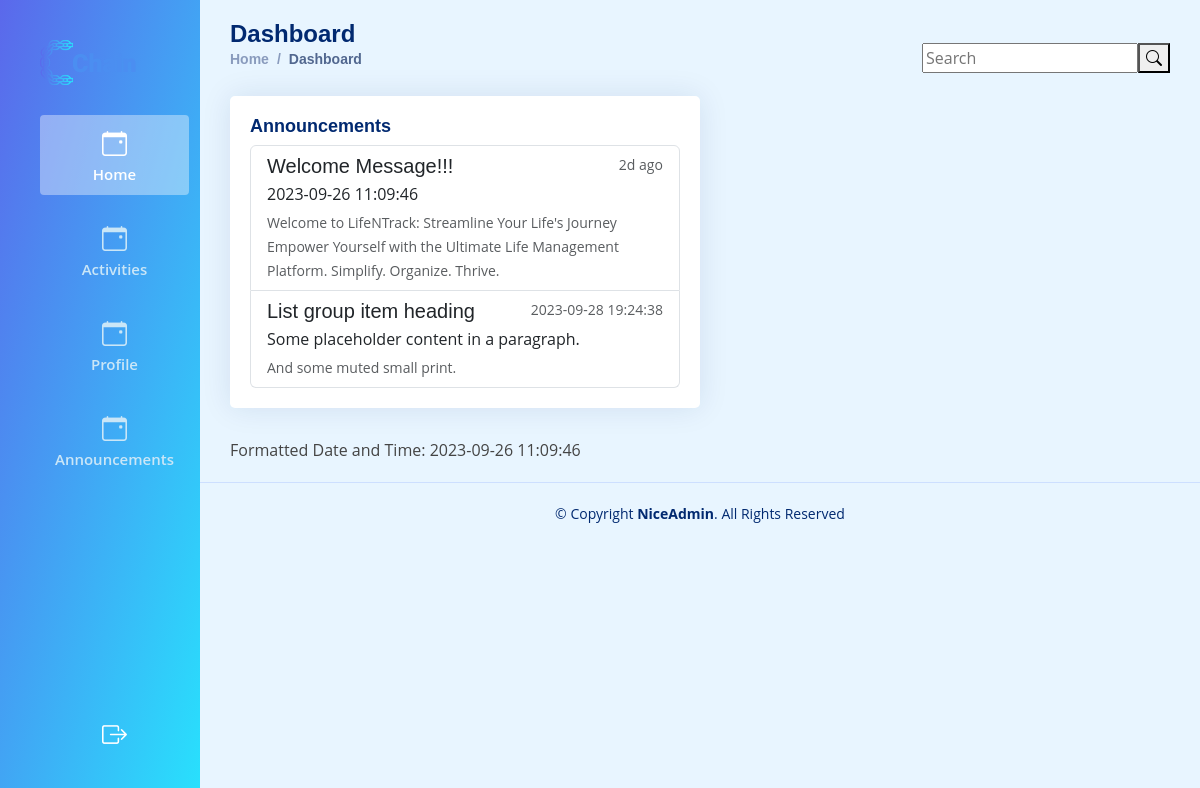
The app's page /client/pages/user/announcements.php with its own data.
### tables this page shows
CREATE TABLE `announcement` (
  `id` int(11) NOT NULL,
  `title` varchar(50) NOT NULL,
  `description` varchar(255) NOT NULL,
  `timeCreated` timestamp NOT NULL DEFAULT current_timestamp(),
  `userId` int(11) NOT NULL
);

### server/controllers/getAnnouncement.php (called while the page is built, shortened)
<?php
$conn = getConnection();
$sql = "SELECT * FROM announcement where id = 1";
$result = mysqli_query($conn, $sql);
$announcement = mysqli_fetch_assoc($result);
include_once("getTimeGap.php");
$storedDate = $announcement['timeCreated'];
$timeGap = getTimeGap($storedDate);
$current = new DateTime();
?>

### server/controllers/getTimeGap.php (called while the page is built, shortened)
<?php
function getTimeGap($storedDate) {
    $storedDateTime = new DateTime($storedDate);
    $currentDateTime = new DateTime();
    $interval = $storedDateTime->diff($currentDateTime);
    $years = $interval->y;
    $months = $interval->m;
    $days = $interval->d;
    $hours = $interval->h;
    $minutes = $interval->i;
    $seconds = $interval->s;
    if ($years > 0) {
        return $years . "y ago";
    } elseif ($months > 0) {
        return $months . "mo ago";
    } elseif ($days > 0) {
        return $days . "d ago";
    } elseif ($hours > 0) {
        return $hours . "h ago";
    } elseif ($minutes > 0) {
        return $minutes . "m ago";
    } elseif ($seconds > 0) {
        return $seconds . "s ago";
    } else {
        return "Just now";
    }
}
?>

### client/pages/user/announcements.php (the view, shortened to what this page needs)
<?php include_once("../../../server/controllers/getAnnouncement.php") ?>
<!DOCTYPE html>
<html lang="en">
<head>
    <?php include_once("../../components/vendorCSSLinks.php") ?>
    <link rel="stylesheet" href="../../assets/css/main.css">
    <link rel="stylesheet" href="../../assets/css/user.css">
</head>
<body>
    <?php include_once("../../components/sidebar.php") ?>
    <main id="main" class="main user-main">
        <div class="page-header d-flex align-items-center">
            <div class="pagetitle">
                <h1>Dashboard</h1>
                <nav>
                    <ol class="breadcrumb">
                        <li class="breadcrumb-item"><a href="index.html">Home</a></li>
                        <li class="breadcrumb-item active">Dashboard</li>
                    </ol>
                </nav>
            </div>
            <div class="search-bar">
                <form class="search-form d-flex align-items-center" method="POST" action="#">
                    <input type="text" name="query" placeholder="Search" title="Enter search keyword">
                    <button type="submit" title="Search"><i class="bi bi-search"></i></button>
                </form>
            </div>
        </div>
        <div class="card col-6">
            <div class="card-body">
                <h5 class="card-title">Announcements</h5>
                <div class="list-group">
                    <a href="#" class="list-group-item list-group-item-action">
                        <div class="d-flex w-100 justify-content-between">
                            <h5 class="mb-1"><?= $announcement['title']?></h5>
                            <small class="text-muted"><?= $timeGap ?></small>
                        </div>
                        <p class="mb-1"><?= $announcement["timeCreated"]?></p>
                        <small class="text-muted"><?= $announcement['description']?></small>
                    </a>
                    <a href="#" class="list-group-item list-group-item-action">
                        <div class="d-flex w-100 justify-content-between">
                            <h5 class="mb-1">List group item heading</h5>
                            <small class="text-muted"><?= $current->format('Y-m-d H:i:s') ?></small>
                        </div>
                        <p class="mb-1">Some placeholder content in a paragraph.</p>
                        <small class="text-muted">And some muted small print.</small>
                    </a>
                </div>
            </div>
        </div>
        <?php
        $date = $announcement['timeCreated'];
        try {
            $dateTimeObject = new DateTime($date);
            echo "Formatted Date and Time: " . $dateTimeObject->format('Y-m-d H:i:s');
        } catch (Exception $e) {
            echo "Error: " . $e->getMessage();
        }
        ?>
    </main>
    <?php include_once("../../components/footer.php") ?>
</body>
</html>

### client/assets/css/main.css (style rules this page uses)
body { position: relative; }
.user-main { margin-top: 0 !important; padding: 50px; background-size: cover; }
#main { position: relative; height: fit-content; overflow: hidden; }
.page-header { z-index: 99; justify-content: space-between; }

### client/assets/css/user.css (style rules this page uses)
:root { scroll-behavior: smooth; }
body { font-family: "Open Sans", sans-serif; background: #e8f5ff !important; color: #444444; }
a { color: #4154f1; text-decoration: none; }
h1, h2, h3, h4, h5, h6 { font-family: "Nunito", sans-serif; }
#main { margin-top: 60px; padding: 20px 30px; transition: all 0.3s; margin-left: 200px; }
.pagetitle { margin-bottom: 10px; }
.pagetitle h1 { font-size: 24px; margin-bottom: 0; font-weight: 600; color: #012970; }
.card { margin-bottom: 30px; border: none !important; border-radius: 5px; box-shadow: 0px 0 30px rgba(1, 41, 112, 0.1); }
.card-title { font-size: 18px; font-weight: bold; color: #012970 !important; font-family: "Poppins", sans-serif; margin-bottom: .5rem !important; }
.card-body { padding: 20px; }
.breadcrumb { font-size: 14px; font-family: "Nunito", sans-serif; color: #899bbd; font-weight: 600; }
.breadcrumb a { color: #899bbd; transition: 0.3s; }
.breadcrumb .breadcrumb-item::before { color: #899bbd; }
.breadcrumb .active { color: #51678f; font-weight: 600; }
@media (min-width: 1200px) { #main, #footer { margin-left: 200px; } }

### records on screen
announcement: title "Welcome Message!!!", timeCreated "2d ago", timeCreated "2023-09-26 11:09:46", description "Welcome to LifeNTrack: Streamline Your Life's Journey Empower Yourself with the Ultimate Life Management Platform. Simplify. Organize. Thrive."

### other values on screen
$current->format('Y-m-d H:i:s') "2023-09-28 19:24:38"
